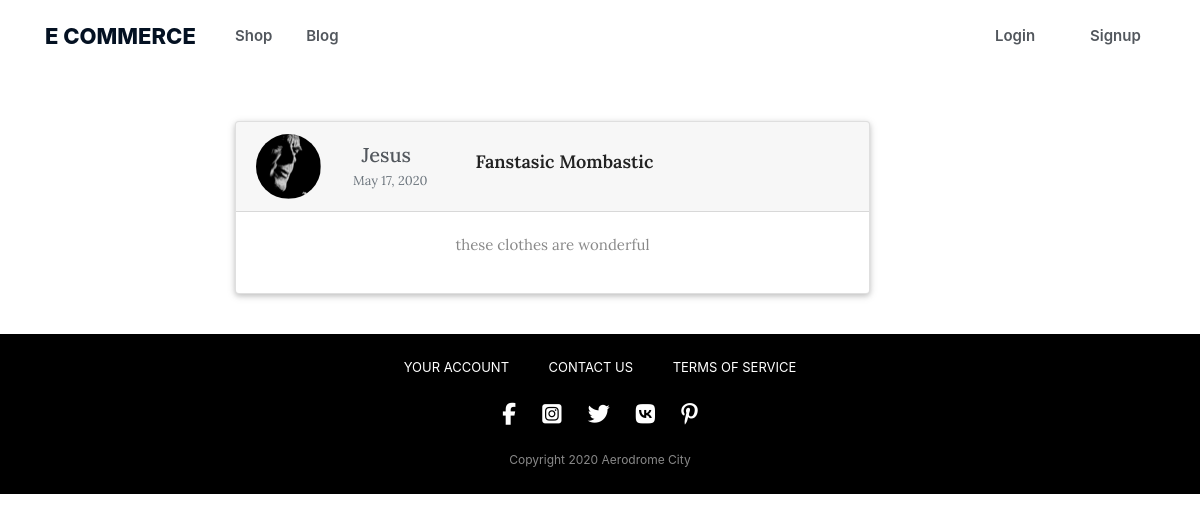
The page /blog/post/1/ on the database as committed earlier.
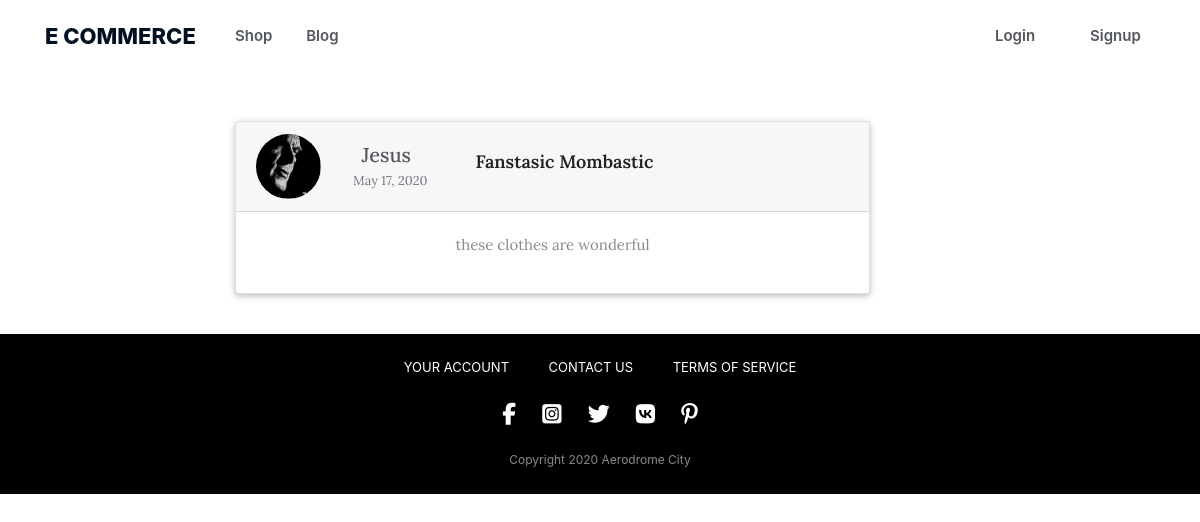
The same page on the database as committed later.
### blog/models.py (models this page shows, shortened)
class Post(models.Model):
    title = models.CharField(max_length=150, db_index=True)
    slug = models.SlugField(max_length=150, unique=True)
    content = models.TextField(blank=True, db_index=True)
    date_posted = models.DateTimeField(default=timezone.now)
    author = models.ForeignKey(settings.AUTH_USER_MODEL, on_delete=models.CASCADE)
    def get_username_url(self):
        return reverse('user-posts', kwargs={'username': self.author.username})

### store/models.py (models this page shows, shortened)
class UserProfile(models.Model):
    user = models.OneToOneField(
        settings.AUTH_USER_MODEL, on_delete=models.CASCADE)
    stripe_customer_id = models.CharField(max_length=50, blank=True, null=True)
    one_click_purchasing = models.BooleanField(default=False)
    image = models.ImageField(default='default.jpg', upload_to='profile_pics')

### blog/views.py (the view)
# urls.py: path('post/<int:pk>/', PostDetailView.as_view(), name='post-detail'),
class PostDetailView(DetailView):
    model = Post
    template_name = 'blog/post_detail.html'

### blog/templates/blog/post_detail.html (shortened to what this page needs)
{% extends "blog/base.html" %}
{% load static %}
{% block content %}
    <div class="card gedf-card mt-5">
                <div class="card-header">
                    <div class="d-flex justify-content-between align-items-center">
                        <div class="d-flex justify-content-between align-items-center">
                            <div class="mr-2">
                                <img id="image-blog" class="rounded-circle article-img" src="{{ post.author.userprofile.image.url }}">
                            </div>
                            <div class="ml-2">
                                <div class="h5 m-0">
                                    <a class="mr-2 navigation__link" href="{{ post.get_username_url }}">
                                        {{ post.author }}
                                    </a>
                                </div>
                                <div class="h7 text-muted">
                                    <small class="text-muted">
                                        {{ post.date_posted|date:"F d, Y" }}
                                    </small>
                                </div>
                            </div>
                            <div class="ml-5">
                                    <h2 class="blog__title">
                                        {{ post.title }}
                                    </h2>
                            </div>
                        </div>
                    </div>
                </div>
                <div class="card-body ">
                        <p class="desc__blog">
                            {{ post.content }}
                        </p>
                </div>
            </div>
{% endblock content %}

Rows that differ between the two databases and show on the page:
changed through a linked row, Post "Fanstasic Mombastic": author.userprofile.image: a different picture
